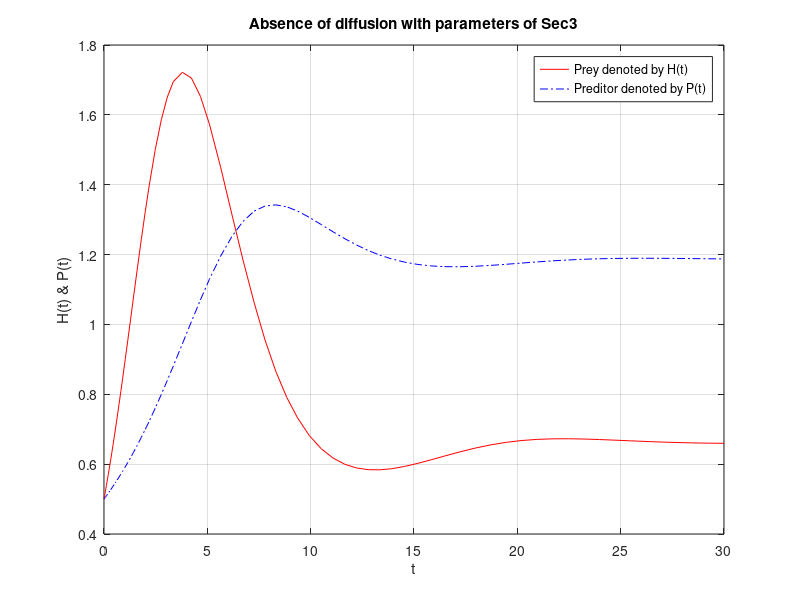

The MATLAB script that drew this image:
%%System of nonlinear odes
%Author Wakil Sarfaraz 17/11/2015

a1=1.2; a2=0.3; b=0.2; c1=0.9; c2=0.42; k1=1;


f = @(t,x) [x(1)*a1-b*(x(1))^2-(c1*x(1)*x(2)); a2*x(2)-(c2*(x(2))^2)/(k1+x(1))];

[t,xa] = ode45(f,[0 30],[0.5 0.5]);


plot(t,xa(:,1),'-r',t,xa(:,2),'-.b')
grid on
title('Absence of diffusion with parameters of Sec3')
xlabel('t'), ylabel('H(t) & P(t)')
legend('Prey denoted by H(t)','Preditor denoted by P(t)')


